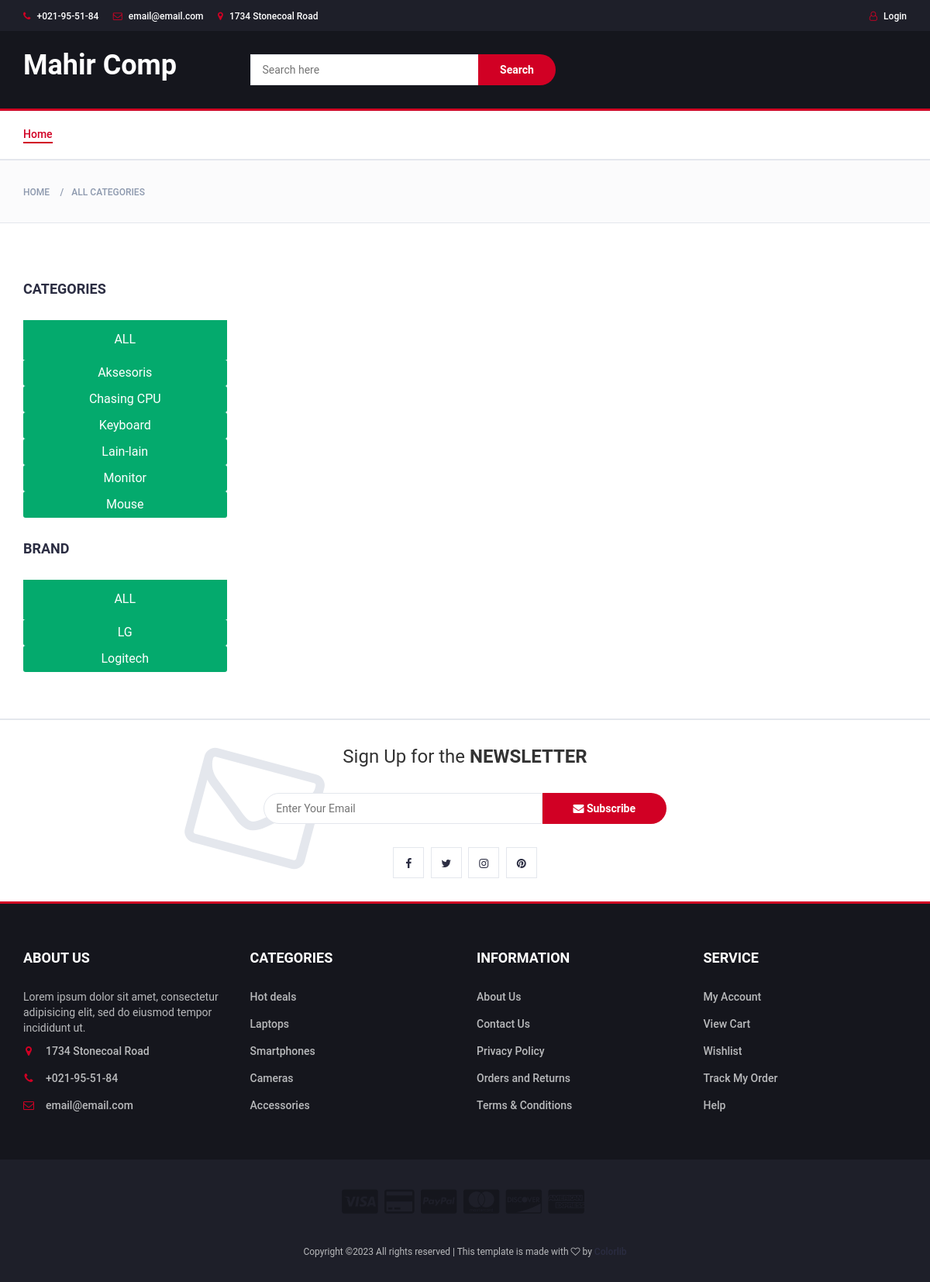
The page / on the database its author committed.
### tables this page shows
CREATE TABLE `tb_kategori_barang` (
  `id_kategori` varchar(15) NOT NULL,
  `nm_kategori` varchar(50) DEFAULT NULL
);

### application/controllers/Front.php (called while the page is built, shortened)
<?php
class Front extends CI_Controller {
    public function __construct(){
        $this->load->helper('url');
        $this->load->library('pagination');
        $this->load->database();
    }
	public function index()
	{
        $this->db->order_by("nm_kategori", "asc");
        $data['kategori'] = $this->db->get('tb_kategori_barang')->result();
        $data['merk'] = $this->db->query("select distinct merk from tb_barang where merk not in ('-') order by merk")->result();
        $this->load->view('template/front/header');
        $this->load->view('template/front/menu');
        $this->load->view('pages/front/home', $data);
        $this->load->view('template/front/footer');
	}
}

### index.php (called while the page is built, shortened)
<?php
require_once BASEPATH.'core/CodeIgniter.php';

### application/views/pages/front/home.php (the view, shortened to what this page needs)
<div id="breadcrumb" class="section">
	<div class="container">
		<div class="row">
			<div class="col-md-12">
				<ul class="breadcrumb-tree">
					<li><a href="<?php echo base_url('front'); ?>">Home</a></li>
					<li class="active"><a href="javascript;:">All Categories</a></li>
				</ul>
			</div>
		</div>
	</div>
</div>
<div class="section">
	<div class="container">
		<div class="row">
			<div id="aside" class="col-md-3">
				<div class="aside">
					<h3 class="aside-title">Categories</h3>
					<div class="checkbox-filter">
					<button type="button" class="btn-danger block" onclick="actKategori('')">ALL</button>
					<?php foreach($kategori as $kat){ ?>
						<button type="button" onclick="actKategori('<?= $kat->id_kategori ?>')" class="btn-sm btn-danger block" style="padding: 5px 10px!important;"><?= $kat->nm_kategori ?></button>
					<?php } ?>
					</div>
				</div>
				<div class="aside">
					<h3 class="aside-title">Brand</h3>
					<div class="checkbox-filter">
						<button type="button" class="btn-danger block" onclick="actMerk('')">ALL</button>
						<?php foreach($merk as $brand){ ?>
						<button type="button" class="btn-sm btn-danger block" onclick="actMerk('<?= $brand->merk ?>')" style="padding: 5px 10px!important;"><?= $brand->merk ?></button>
						<?php } ?>
					</div>
				</div>
			</div>
			<div id="store" class="col-md-9">
			</div>
		</div>
	</div>
</div>

### assets/template/front/css/style.css (style rules this page uses)
body { font-family: 'Montserrat', sans-serif; font-weight: 400; color: #333; }
h1, h2, h3, h4, h5, h6 { color: #2B2D42; font-weight: 700; margin: 0 0 10px; }
a { color: #2B2D42; font-weight: 500; -webkit-transition: 0.2s color; transition: 0.2s color; }
ul, ol { margin: 0; padding: 0; list-style: none }
.section { padding-top: 30px; padding-bottom: 30px; }
#breadcrumb { padding: 30px 0px; background: #FBFBFC; border-bottom: 1px solid #E4E7ED; margin-bottom: 30px; }
#breadcrumb .breadcrumb-tree { display: inline-block; }
#breadcrumb .breadcrumb-tree li { display: inline-block; font-size: 12px; font-weight: 500; text-transform: uppercase; }
#breadcrumb .breadcrumb-tree li+li { margin-left: 10px; }
#breadcrumb .breadcrumb-tree li+li:before { content: '/'; display: inline-block; color: #8D99AE; margin-right: 10px; }
#breadcrumb .breadcrumb-tree li a { color: #8D99AE; }
.aside+.aside { margin-top: 30px; }
.aside>.aside-title { text-transform: uppercase; font-size: 18px; margin: 15px 0px 30px; }

### assets/css/loader.css (style rules this page uses)
body { font-family: roboto; }

### application/views/template/front/header.php (style rules this page uses)
.block { display: block; width: 100%; border: none; background-color: #04AA6D; padding: 14px 28px; font-size: 16px; cursor: pointer; text-align: center; }

### rows shown on the page
tb_kategori_barang: nm_kategori "Aksesoris"
tb_kategori_barang: nm_kategori "Chasing CPU"
tb_kategori_barang: nm_kategori "Keyboard"
tb_kategori_barang: nm_kategori "Lain-lain"
tb_kategori_barang: nm_kategori "Monitor"
tb_kategori_barang: nm_kategori "Mouse"

### other values the page prints
$brand->merk "LG"
$brand->merk "Logitech"
